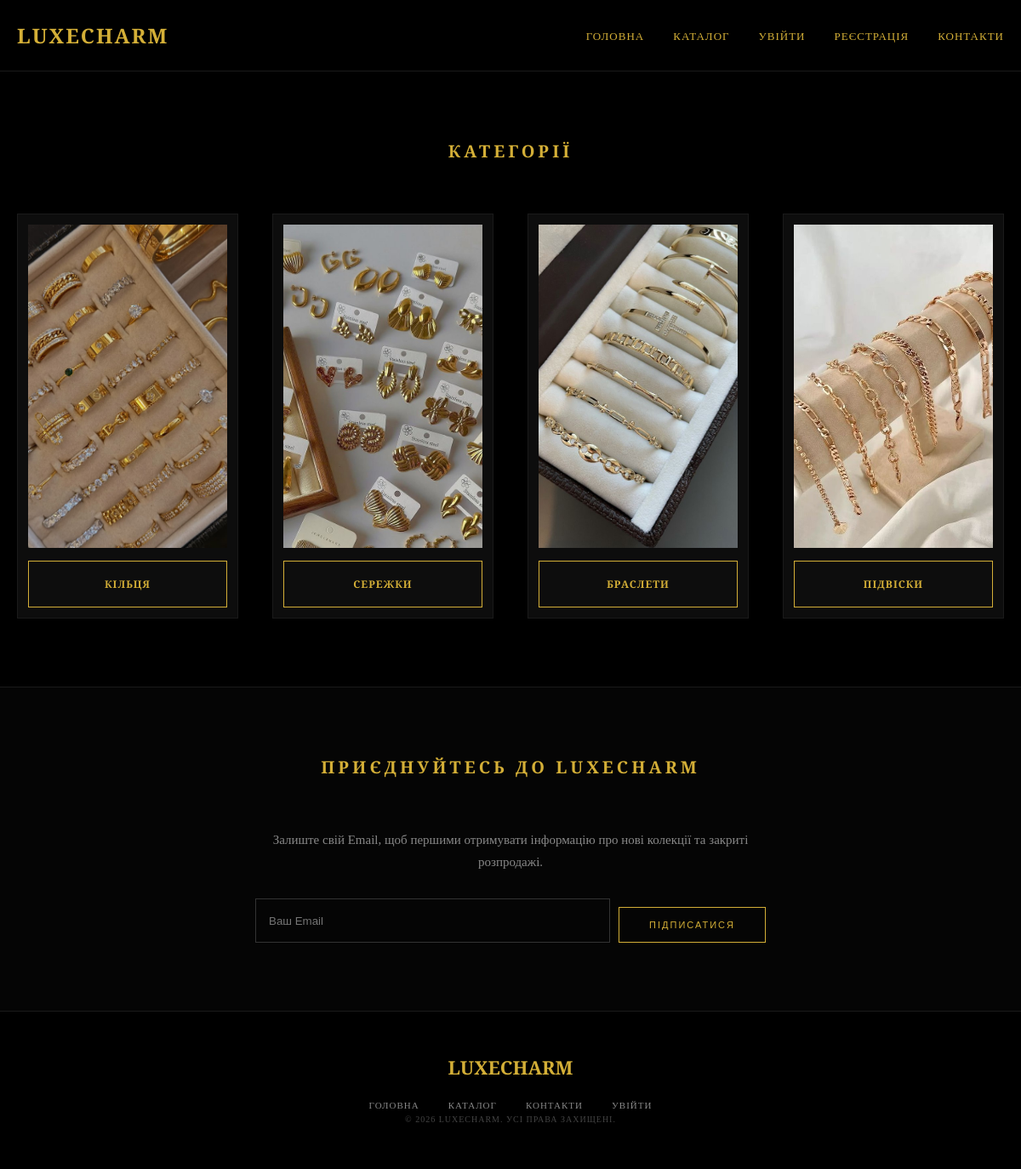
Page /catalog/ on the committed database.
### site_django/models.py (models this page shows, shortened)
class Category(models.Model):
    name = models.CharField(max_length=100, verbose_name="Назва категорії")
    image = models.ImageField(upload_to='categories/', null=True, blank=True, verbose_name="Зображення категорії")
    created_at = models.DateTimeField(auto_now_add=True)
    updated_at = models.DateTimeField(auto_now=True)
    class Meta:
        verbose_name = "Категорія"
        verbose_name_plural = "Категорії"

### site_django/views.py (the view)
# urls.py: path('catalog/', views.catalog, name='catalog'),
def catalog(request):
    categories = Category.objects.all()
    return render(request, 'catalog.html', {"categories": categories})

### templates/catalog.html (shortened to what this page needs)
{% extends 'base.html' %}
{% load static %}
{% block content %}
<section class="categories catalog-section">
    <div class="container">
        <h2 class="cat-title">КАТЕГОРІЇ</h2>
        <div class="cards">
            {% for category in categories %}
            <div class="card">
                <a href="{% url 'products_by_category' category.id %}" class="card-main-link">
                    <div class="card-inner">
                        {% if category.image %}
                            <img src="{{ category.image.url }}" alt="{{ category.name }}">
                        {% else %}
                            {% if category.name == "Кільця" %}
                                <img src="{% static 'images/ring.jpg' %}" alt="Кільця">
                            {% elif category.name == "Сережки" %}
                                <img src="{% static 'images/earrings.jpg' %}" alt="Сережки">
                            {% elif category.name == "Браслети" %}
                                <img src="{% static 'images/bracelet.jpg' %}" alt="Браслети">
                            {% else %}
                                <img src="{% static 'images/necklace.jpg' %}" alt="Категорія">
                            {% endif %}
                        {% endif %}
                        <div class="card-title-frame">
                            <h3>{{ category.name|upper }}</h3>
                        </div>
                    </div>
                </a>
            </div>
            {% empty %}
            <div style="text-align: center; width: 100%; padding: 50px 0;">
                <p style="color: #666; font-style: italic;">Категорії поки що не створені.</p>
            </div>
            {% endfor %}
        </div>
    </div>
</section>
{% endblock %}

### static/css/style.css (style rules this page uses)
section { padding: 80px 0 !important; }
.cat-title { margin-bottom: 60px !important; letter-spacing: 5px; }
.cards { gap: 40px !important; }
* { box-sizing: border-box; margin: 0; padding: 0; }
html, body { height: 100%; }
body { font-family: 'Playfair Display', serif; background: #000; color: #f1f1f1; display: flex; flex-direction: column; min-height: 100vh; overflow-x: hidden; }
.container { max-width: 1200px; margin: 0 auto; padding: 0 20px; width: 100%; }
a { text-decoration: none !important; color: inherit; transition: 0.3s ease; }
.cat-title { text-align: center; color: #d4af37; margin-bottom: 50px; letter-spacing: 4px; text-transform: uppercase; font-size: 20px; }
.cards { display: grid; grid-template-columns: repeat(4, 1fr); gap: 25px; }
.card-inner { background: #0d0d0d; border: 1px solid #1a1a1a; padding: 12px; transition: 0.4s cubic-bezier(0.4, 0, 0.2, 1); height: 100%; display: flex; flex-direction: column; }
.card img { width: 100%; height: 380px; object-fit: cover; margin-bottom: 15px; display: block; }
.card-title-frame { border: 1px solid #d4af37; padding: 18px 5px; text-align: center; margin-top: auto; transition: 0.3s ease; }
.card h3 { color: #d4af37 !important; font-size: 12px; letter-spacing: 1px; margin: 0; text-transform: uppercase; }

### rows in the picture
Category: name "КІЛЬЦЯ"
Category: name "СЕРЕЖКИ"
Category: name "БРАСЛЕТИ"
Category: name "ПІДВІСКИ"
